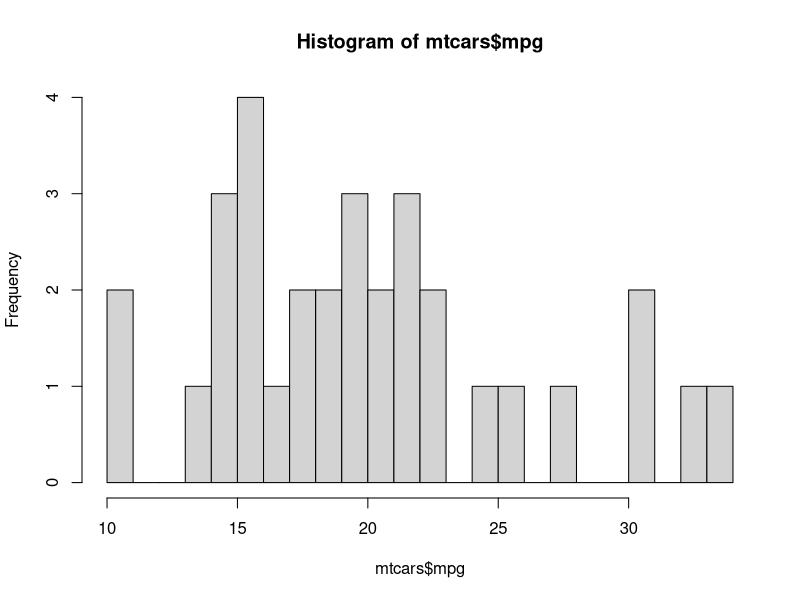
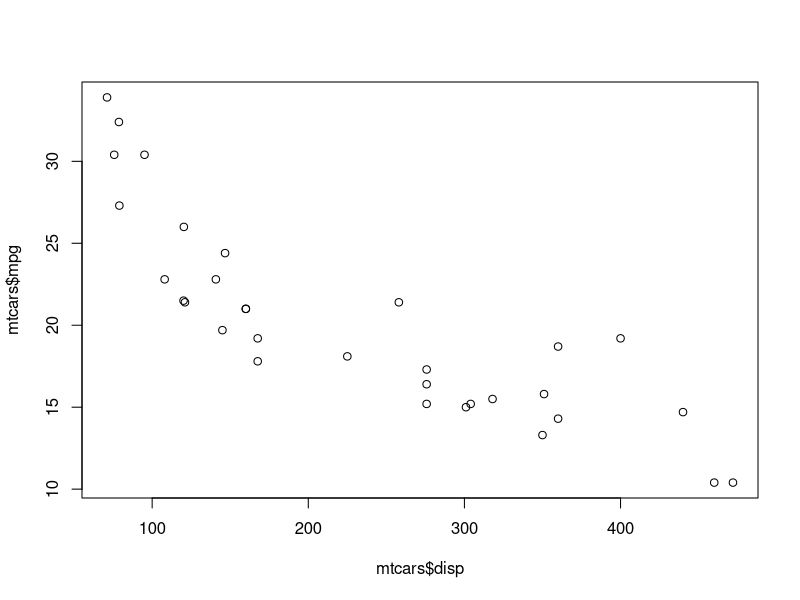

Recreate these plots in R, in order.
## ---- chunk 1
knitr::opts_chunk$set(echo = TRUE, error = TRUE)
## ---- chunk 2
(number <- 5)
(name <- 'Ahmedushka')
(log <- TRUE)
(na <- NA)
(nan <- NaN)
## ---- chunk 3
class(number)
class(name)
class(log)
class(na)
class(nan)
## ---- chunk 4
n <- "10"
class(n)
## ---- chunk 5
n <- as.numeric(n)
class(n)
## ---- chunk 6
(x <- 1:5)
(y <- as.character(x))
(class(x))
(class(y))
## ---- chunk 7
year1 <- c('Dec', 'Jan', 'Apr', 'Mar')
## ---- chunk 8
sort(year1)
## ---- chunk 9
year2 <- c('Dec', 'Jam', 'Apr', 'Mar')
## ---- chunk 10
months <- c('Jan', 'Feb', 'Mar', 'Apr', 'May', 'Jun', 'Jul', 'Aug', 'Sep', 'Oct', 'Nov', 'Dec') 
year1_2 <- factor(year1, levels = months)
year2_2 <- factor(year2, levels = months)
class(year1_2)
## ---- chunk 11
sort(year1_2)
## ---- chunk 12
(date <- Sys.Date())
(time <- Sys.time())
(class(date))
(class(time))
## ---- chunk 13
# install.packages('lubridate')
library('lubridate')
## ---- chunk 14
(mdy("January 18 2005"))
(ymd('01/02/03'))
(d <- dmy(10092018))
(class(d))
## ---- chunk 15
x <- c("09-01-01", "09-01-02", "09-01-03")
ymd(x)
## ---- chunk 16
df <- data.frame('Name' = c('Jack', 'Emma', 'Henry', 'Aria'),
                   'Age' = c(19, 21, 18, 20),
                   'Gender' = c('M', 'F', 'M', 'F'),
                   'Birthday' = c('10 May 2000', '22 February 1998', 
                                  '3 September 2001', '26 June 1999'),
                   'Homework grade' = c('A', 'B+', 'C-', 'D'),
                   stringsAsFactors = FALSE)
print(df)
## ---- chunk 17
class(df)
## ---- chunk 18
(nrow(df)) # количество наблюдений
(ncol(df)) # количество переменных
## ---- chunk 19
dim(df)
## ---- chunk 20
str(df)
## ---- chunk 21
df$Age # массив, состоящий из значений возраста
## ---- chunk 22
df$Gender <- factor(df$Gender)
df$Birthday <- dmy(df$Birthday)
df$Homework.grade <- factor(df$Homework.grade, 
                              levels = c('A', 'A-', 'B+', 'B', 'B-', 'C+', 'C',
                                         'C-', 'D+', 'D', 'E', 'F'))
## ---- chunk 23
str(df)
## ---- chunk 24
data(mtcars)
## ---- chunk 25
str(mtcars)
## ---- chunk 26
head(mtcars)
tail(mtcars, n = 3)
## ---- chunk 27
mtcars[1, 2]
mtcars[1, ]
mtcars[, 3]
## ---- chunk 28
mtcars[1:3,2:4]
## ---- chunk 29
names(mtcars)
## ---- chunk 30
mtcars[1:3,"disp"]
## ---- chunk 31
mtcars$wt
## ---- chunk 32
summary(mtcars)
## ---- chunk 33
table(mtcars$cyl)
## ---- chunk 34
# install.packages('tibble')
library('tibble')
## ---- chunk 35
df <- tibble(
        x = 1:5,
        y = 1,
        c = 'a', 
        z = x^2 + y,
        `:)` = 10,
        ` ` = NA
      )
df
str(df)
## ---- chunk 36
df1 <- tribble(
        ~x, ~y, ~z,
        #--|--|---
        "a", 2, 3.6,
        "b", 1, 8.5
       )
df1
## ---- chunk 37
as_tibble(mtcars)
as.data.frame(df)
## ---- chunk 38
hist(mtcars$mpg, breaks = 30)
## ---- chunk 39
plot(mtcars$disp, mtcars$mpg)
